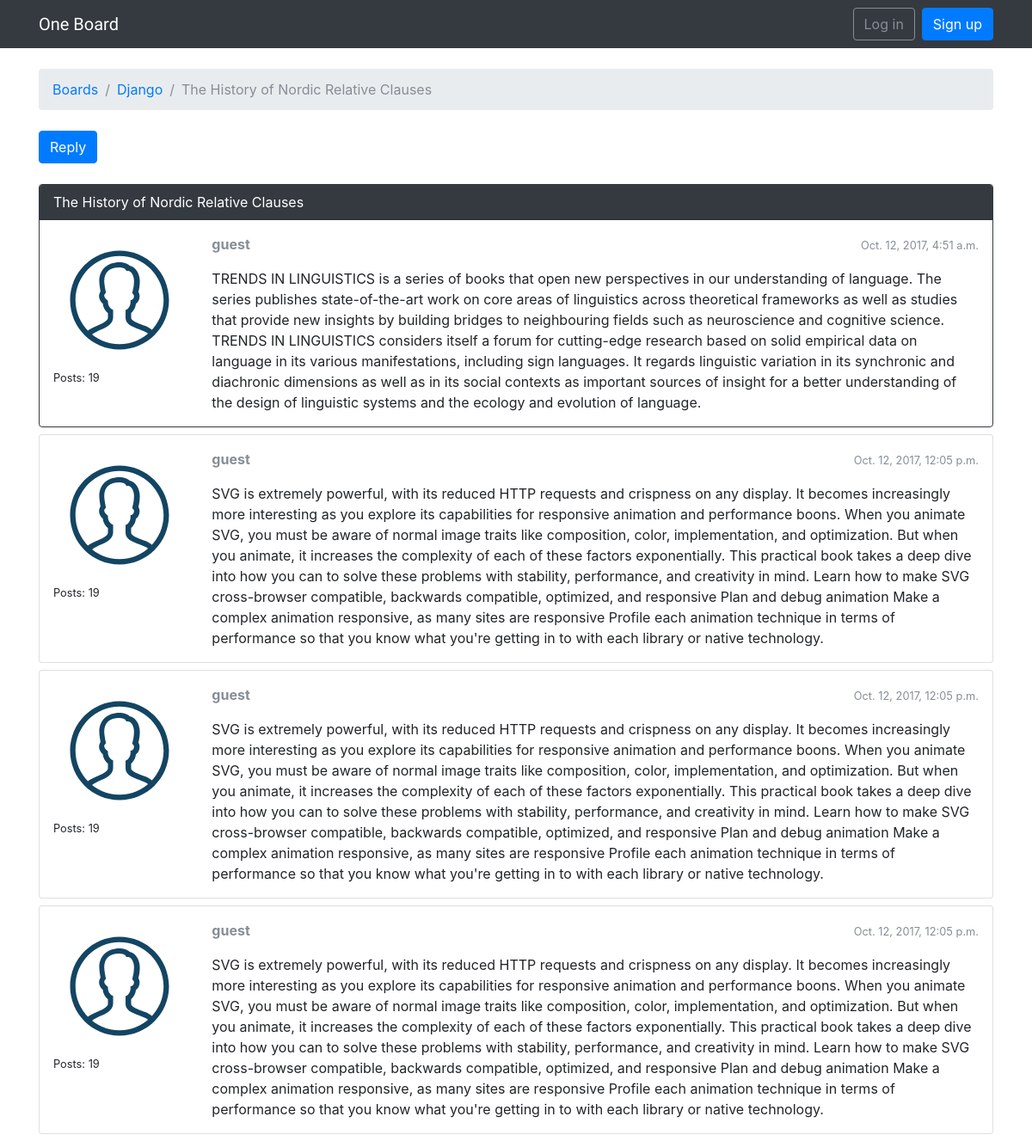
Screenshot of /boards/1/topics/6/ with the database file from the repository.
### boards/models.py (models this page shows, shortened)
class Topic(models.Model):
    subject = models.CharField(max_length=255)
    last_updated = models.DateTimeField(auto_now_add=True)
    board = models.ForeignKey(Board, related_name='topics')
    starter = models.ForeignKey(User, related_name='topics')

class Board(models.Model):
    name = models.CharField(max_length=30, unique=True)
    description = models.CharField(max_length=100)

class Post(models.Model):
    message = models.TextField(max_length=4000)
    topic = models.ForeignKey(Topic, related_name='posts')
    created_at = models.DateTimeField(auto_now_add=True)
    updated_at = models.DateTimeField(null=True)
    created_by = models.ForeignKey(User, related_name='posts')
    updated_by = models.ForeignKey(User, null=True, related_name='+')

### boards/views.py (the view)
# urls.py: url(r'^boards/(?P<pk>\d+)/topics/(?P<topic_pk>\d+)/$', views.topic_posts, name='topic_posts'),
def topic_posts(request, pk, topic_pk):
    topic = get_object_or_404(Topic, board__pk=pk, pk=topic_pk)
    return render(request, 'topic_posts.html', {'topic': topic})

### templates/topic_posts.html (shortened to what this page needs)
{% extends 'base.html' %}
{% load static %}
{% block breadcrumb %}
  <li class="breadcrumb-item"><a href="{% url 'home' %}">Boards</a></li>
  <li class="breadcrumb-item"><a href="{% url 'board_topics' topic.board.pk %}">{{ topic.board.name }}</a></li>
  <li class="breadcrumb-item active">{{ topic.subject }}</li>
{% endblock %}
{% block content %}
  <div class="mb-4">
    <a href="#" class="btn btn-primary" role="button">Reply</a>
  </div>
  {% for post in topic.posts.all %}
    <div class="card mb-2 {% if forloop.first %}border-dark{% endif %}">
      {% if forloop.first %}
        <div class="card-header text-white bg-dark py-2 px-3">{{ topic.subject }}</div>
      {% endif %}
      <div class="card-body p-3">
        <div class="row">
          <div class="col-2">
            <img src="{% static 'img/avatar.svg' %}" alt="{{ post.created_by.username }}" class="w-100">
            <small>Posts: {{ post.created_by.posts.count }}</small>
          </div>
          <div class="col-10">
            <div class="row mb-3">
              <div class="col-6">
                <strong class="text-muted">{{ post.created_by.username }}</strong>
              </div>
              <div class="col-6 text-right">
                <small class="text-muted">{{ post.created_at }}</small>
              </div>
            </div>
            {{ post.message }}
          </div>
        </div>
      </div>
    </div>
  {% endfor %}
{% endblock %}

### rows the page displays
Topic: board.name "Django", subject "The History of Nordic Relative Clauses"
Post: created_by.posts.count "19", created_by.username "guest", created_at "Oct. 12, 2017, 4:51 a.m.", message "TRENDS IN LINGUISTICS is a series of books that open new perspectives in our understanding of language. The series publishes state-of-the-art work on core areas of linguistics across theoretical frameworks as well as studies that provide new insights by building bridges to neighbouring fields such as neuroscience and cognitive science. TRENDS IN LINGUISTICS considers itself a forum for cutting-edge research based on solid empirical data on language in its various manifestations, including sign languages. It regards linguistic variation in its synchronic and diachronic dimensions as well as in its social contexts as important sources of insight for a better understanding of the design of…"
Post: created_by.posts.count "19", created_by.username "guest", created_at "Oct. 12, 2017, 12:05 p.m.", message "SVG is extremely powerful, with its reduced HTTP requests and crispness on any display. It becomes increasingly more interesting as you explore its capabilities for responsive animation and performance boons. When you animate SVG, you must be aware of normal image traits like composition, color, implementation, and optimization. But when you animate, it increases the complexity of each of these factors exponentially. This practical book takes a deep dive into how you can to solve these problems with stability, performance, and creativity in mind. Learn how to make SVG cross-browser compatible, backwards compatible, optimized, and responsive Plan and debug animation Make a complex animation…"
Post: created_by.posts.count "19", created_by.username "guest", created_at "Oct. 12, 2017, 12:05 p.m.", message "SVG is extremely powerful, with its reduced HTTP requests and crispness on any display. It becomes increasingly more interesting as you explore its capabilities for responsive animation and performance boons. When you animate SVG, you must be aware of normal image traits like composition, color, implementation, and optimization. But when you animate, it increases the complexity of each of these factors exponentially. This practical book takes a deep dive into how you can to solve these problems with stability, performance, and creativity in mind. Learn how to make SVG cross-browser compatible, backwards compatible, optimized, and responsive Plan and debug animation Make a complex animation…"
Post: created_by.posts.count "19", created_by.username "guest", created_at "Oct. 12, 2017, 12:05 p.m.", message "SVG is extremely powerful, with its reduced HTTP requests and crispness on any display. It becomes increasingly more interesting as you explore its capabilities for responsive animation and performance boons. When you animate SVG, you must be aware of normal image traits like composition, color, implementation, and optimization. But when you animate, it increases the complexity of each of these factors exponentially. This practical book takes a deep dive into how you can to solve these problems with stability, performance, and creativity in mind. Learn how to make SVG cross-browser compatible, backwards compatible, optimized, and responsive Plan and debug animation Make a complex animation…"
